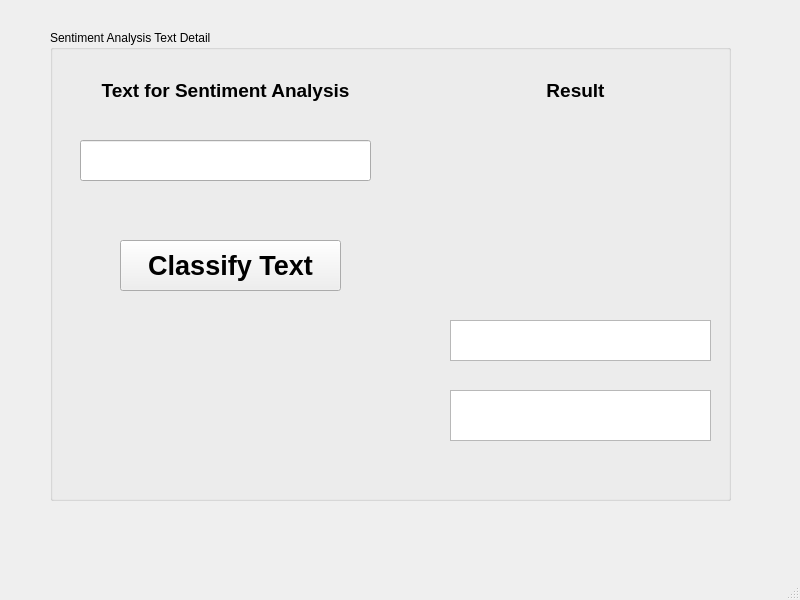
<?xml version="1.0" encoding="UTF-8"?>
<ui version="4.0">
 <class>MainWindow</class>
 <widget class="QMainWindow" name="MainWindow">
  <property name="geometry">
   <rect>
    <x>0</x>
    <y>0</y>
    <width>800</width>
    <height>600</height>
   </rect>
  </property>
  <property name="windowTitle">
   <string> Sentiment Analysis </string>
  </property>
  <widget class="QWidget" name="centralwidget">
   <widget class="QGroupBox" name="groupBox">
    <property name="geometry">
     <rect>
      <x>50</x>
      <y>30</y>
      <width>681</width>
      <height>471</height>
     </rect>
    </property>
    <property name="title">
     <string>Sentiment Analysis Text Detail</string>
    </property>
    <widget class="QPushButton" name="classifyBtn">
     <property name="geometry">
      <rect>
       <x>70</x>
       <y>210</y>
       <width>221</width>
       <height>51</height>
      </rect>
     </property>
     <property name="font">
      <font>
       <pointsize>20</pointsize>
       <weight>75</weight>
       <bold>true</bold>
      </font>
     </property>
     <property name="text">
      <string>Classify Text</string>
     </property>
    </widget>
    <widget class="QPlainTextEdit" name="showResult">
     <property name="geometry">
      <rect>
       <x>400</x>
       <y>290</y>
       <width>261</width>
       <height>41</height>
      </rect>
     </property>
    </widget>
    <widget class="QLineEdit" name="input_line">
     <property name="geometry">
      <rect>
       <x>30</x>
       <y>110</y>
       <width>291</width>
       <height>41</height>
      </rect>
     </property>
     <property name="font">
      <font>
       <family>Times New Roman</family>
       <pointsize>24</pointsize>
      </font>
     </property>
     <property name="text">
      <string/>
     </property>
     <property name="clearButtonEnabled">
      <bool>true</bool>
     </property>
    </widget>
    <widget class="QLabel" name="labelHeading">
     <property name="geometry">
      <rect>
       <x>30</x>
       <y>40</y>
       <width>291</width>
       <height>41</height>
      </rect>
     </property>
     <property name="font">
      <font>
       <pointsize>14</pointsize>
       <weight>75</weight>
       <bold>true</bold>
      </font>
     </property>
     <property name="text">
      <string>Text for Sentiment Analysis</string>
     </property>
     <property name="alignment">
      <set>Qt::AlignCenter</set>
     </property>
    </widget>
    <widget class="QLabel" name="labelHeading_2">
     <property name="geometry">
      <rect>
       <x>450</x>
       <y>40</y>
       <width>151</width>
       <height>41</height>
      </rect>
     </property>
     <property name="font">
      <font>
       <pointsize>14</pointsize>
       <weight>75</weight>
       <bold>true</bold>
      </font>
     </property>
     <property name="text">
      <string>Result</string>
     </property>
     <property name="alignment">
      <set>Qt::AlignCenter</set>
     </property>
    </widget>
    <widget class="QTextEdit" name="textEdit">
     <property name="geometry">
      <rect>
       <x>400</x>
       <y>360</y>
       <width>261</width>
       <height>51</height>
      </rect>
     </property>
    </widget>
   </widget>
  </widget>
  <widget class="QMenuBar" name="menubar">
   <property name="geometry">
    <rect>
     <x>0</x>
     <y>0</y>
     <width>800</width>
     <height>21</height>
    </rect>
   </property>
  </widget>
  <widget class="QStatusBar" name="statusbar"/>
 </widget>
 <resources/>
 <connections/>
</ui>
